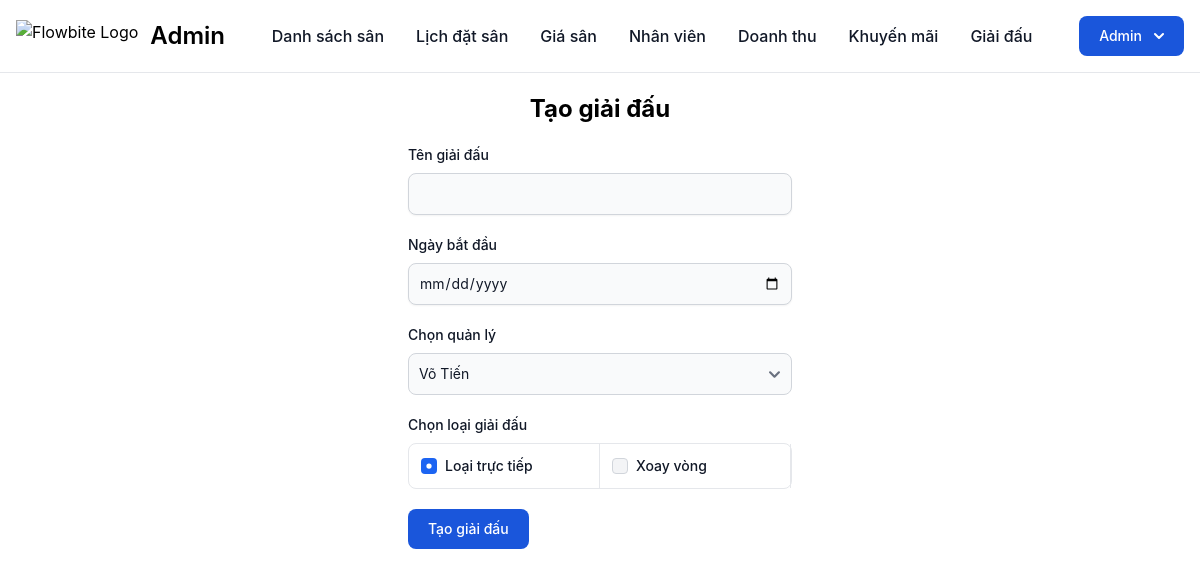
/Admin/create_tournament.php (signed in), run on the app's committed database.
### tables this page shows
CREATE TABLE IF NOT EXISTS `type_tour` (
  `id` int(11) NOT NULL AUTO_INCREMENT,
  `name` varchar(255) NOT NULL,
  PRIMARY KEY (`id`)
);

### Classes/Db.class.php (called while the page is built, shortened)
<?php
class Db
{
	private $dbh = null;
	public function __construct()
	{
		$driver = "mysql:host=" . HOST . "; dbname=" . DB_NAME;
		try {
			$this->dbh = new PDO($driver, DB_USER, DB_PASS);
			$this->dbh->query("set names 'utf8' ");
		} catch (PDOException $e) {
			echo 'có lỗi xảy ra';
			exit();
		}
	}
	public function __destruct()
	{
		$this->dbh = null;
	}
	private function query($sql, $arr = array(), $mode = PDO::FETCH_ASSOC)
	{
		$stm = $this->dbh->prepare($sql);
		if (!$stm->execute($arr)) {
			echo "Sql lỗi.";
			exit;
		}
		return $stm->fetchAll($mode);
	}
	public function select($sql,  $arr = array(), $mode = PDO::FETCH_ASSOC)
	{
		return $this->query($sql, $arr, $mode);
	}
}

### Classes/Admin.class.php (called while the page is built, shortened)
<?php
class Admin extends DB
{
    public function getAllManager()
    {
        $query = "SELECT manager.id,manager.name,manager.phone,user.deleted from manager join user on manager.user_id = user.id where user.deleted=0";
        $result = $this->select($query);
        return $result;
    }
    public function getTypeTour()
    {
        $query = "SELECT * FROM type_tour";
        $result = $this->select($query);
        return $result;
    }
}

### Admin/create_tournament.php (the view, shortened to what this page needs)
<!DOCTYPE html>
<html lang="en">
<head>
    <link rel="stylesheet" href="../css//output.css">
    <link href="https://cdnjs.cloudflare.com/ajax/libs/flowbite/2.3.0/flowbite.min.css" rel="stylesheet" />
</head>
<body>
    <?php require_once("../include/header_admin.php") ?>
   <div class="text-2xl text-center font-bold mt-5 mb-5">
        <h2>Tạo giải đấu</h2>
   </div>
   <?php
    $admin = new Admin;
    $managers = $admin->getAllManager();
    $type_tour = $admin->getTypeTour();
    $currentDate = date('Y-m-d');
    echo '<form class="max-w-sm mx-auto" method="post" action="create_tournament.php">
    <div class="mb-5">
        <label for="name" class="block mb-2 text-sm font-medium text-gray-900 dark:text-white">Tên giải đấu</label>
        <input type="text" id="name" name="name" class="shadow-sm bg-gray-50 border border-gray-300 text-gray-900 text-sm rounded-lg focus:ring-blue-500 focus:border-blue-500 block w-full p-2.5 dark:bg-gray-700 dark:border-gray-600 dark:placeholder-gray-400 dark:text-white dark:focus:ring-blue-500 dark:focus:border-blue-500 dark:shadow-sm-light"/>
        </div>
        <div class="mb-5">
            <div>
                <label for="start_day" class="block mb-2 text-sm font-medium text-gray-900 dark:text-white">Ngày bắt đầu</label>
                <input type="date" id="start_day" name="start_day" min="' . $currentDate . '" class="shadow-sm bg-gray-50 border border-gray-300 text-gray-900 text-sm rounded-lg focus:ring-blue-500 focus:border-blue-500 block w-full p-2.5 dark:bg-gray-700 dark:border-gray-600 dark:placeholder-gray-400 dark:text-white dark:focus:ring-blue-500 dark:focus:border-blue-500 dark:shadow-sm-light" />
            </div>
        </div>
        <div class="mb-5">
            <label for="manager" class="block mb-2 text-sm font-medium text-gray-900 dark:text-white">Chọn quản lý</label>
            <select id="manager" name="manager" class="bg-gray-50 border border-gray-300 text-gray-900 text-sm rounded-lg focus:ring-blue-500 focus:border-blue-500 block w-full p-2.5 dark:bg-gray-700 dark:border-gray-600 dark:placeholder-gray-400 dark:text-white dark:focus:ring-blue-500 dark:focus:border-blue-500">
        ';
    foreach ($managers as $manager) {
        echo '<option value="' . $manager['id'] . '">' . $manager['name'] . '</option>';
    }
    echo '</select>
        </div>
        <div class="mb-5">
            <label for="type" class="block mb-2 text-sm font-medium text-gray-900 dark:text-white">Chọn loại giải đấu</label>
            <ul class="items-center w-full text-sm font-medium text-gray-900 bg-white border border-gray-200 rounded-lg sm:flex dark:bg-gray-700 dark:border-gray-600 dark:text-white">
        ';
    foreach ($type_tour as $t) {
        echo '  <li class="w-full border-b border-gray-200 sm:border-b-0 sm:border-r dark:border-gray-600">
                    <div class="flex items-center ps-3">
                        <input id="type_list" type="radio" name="type" value="' . $t['id'] . '" class="w-4 h-4 text-blue-600 bg-gray-100 border-gray-300 rounded focus:ring-blue-500 dark:focus:ring-blue-600 dark:ring-offset-gray-700 dark:focus:ring-offset-gray-700 focus:ring-2 dark:bg-gray-600 dark:border-gray-500" ' . ($t['id'] == $type_tour[0]['id'] ? 'checked' : '') . '>
                        <label for="type_list" class="w-full py-3 ms-2 text-sm font-medium text-gray-900 dark:text-gray-300">' . $t['name'] . '</label>
                    </div>
                </li>';
    }
    echo '  </ul>
        </div>
        <button type="submit" class="text-white bg-blue-700 hover:bg-blue-800 focus:ring-4 focus:outline-none focus:ring-blue-300 font-medium rounded-lg text-sm px-5 py-2.5 text-center dark:bg-blue-600 dark:hover:bg-blue-700 dark:focus:ring-blue-800">Tạo giải đấu</button>
    </form>';
   ?>
</body>
</html>

### data on the page
type_tour: type "☑ Loại trực tiếp", name "Loại trực tiếp"
type_tour: name "Xoay vòng"

### other printed values
form field manager "Võ Tiến"
